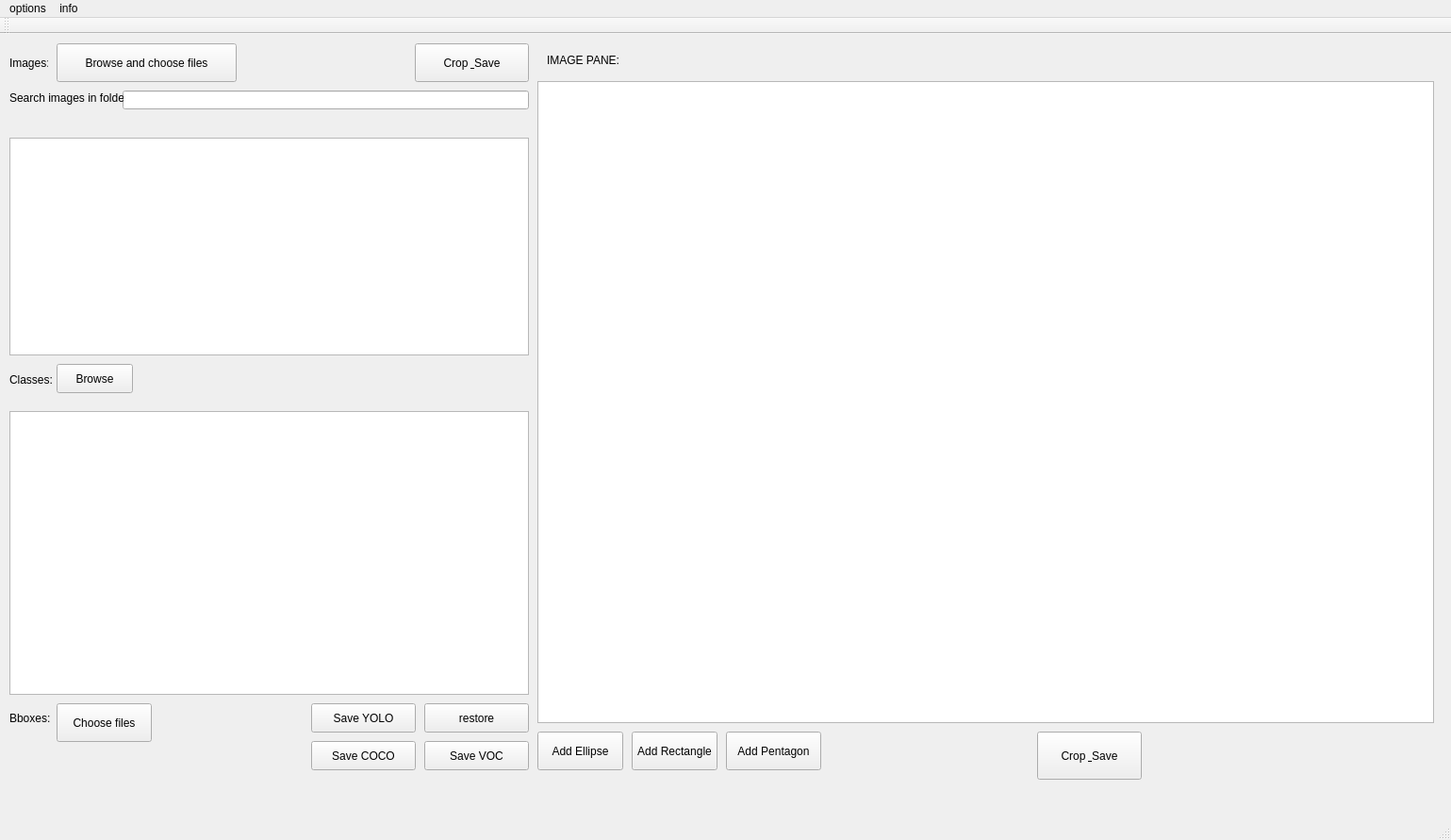
<?xml version="1.0" encoding="UTF-8"?>
<ui version="4.0">
 <class>MainWindow</class>
 <widget class="QMainWindow" name="MainWindow">
  <property name="geometry">
   <rect>
    <x>0</x>
    <y>0</y>
    <width>1539</width>
    <height>891</height>
   </rect>
  </property>
  <property name="windowTitle">
   <string>MainWindow</string>
  </property>
  <widget class="QWidget" name="centralWidget">
   <widget class="QPushButton" name="pushButton_2">
    <property name="geometry">
     <rect>
      <x>330</x>
      <y>710</y>
      <width>111</width>
      <height>31</height>
     </rect>
    </property>
    <property name="text">
     <string>Save YOLO</string>
    </property>
   </widget>
   <widget class="QPushButton" name="pushButton_3">
    <property name="geometry">
     <rect>
      <x>450</x>
      <y>710</y>
      <width>111</width>
      <height>31</height>
     </rect>
    </property>
    <property name="text">
     <string>restore</string>
    </property>
   </widget>
   <widget class="QLabel" name="label">
    <property name="geometry">
     <rect>
      <x>10</x>
      <y>20</y>
      <width>41</width>
      <height>21</height>
     </rect>
    </property>
    <property name="text">
     <string>Images:</string>
    </property>
   </widget>
   <widget class="QPushButton" name="pushButton_4">
    <property name="geometry">
     <rect>
      <x>1100</x>
      <y>740</y>
      <width>111</width>
      <height>51</height>
     </rect>
    </property>
    <property name="text">
     <string>Crop &amp; Save</string>
    </property>
   </widget>
   <widget class="QLineEdit" name="lineEdit">
    <property name="geometry">
     <rect>
      <x>130</x>
      <y>60</y>
      <width>431</width>
      <height>20</height>
     </rect>
    </property>
   </widget>
   <widget class="QLabel" name="label_2">
    <property name="geometry">
     <rect>
      <x>10</x>
      <y>60</y>
      <width>121</width>
      <height>16</height>
     </rect>
    </property>
    <property name="text">
     <string>Search images in folder:</string>
    </property>
   </widget>
   <widget class="QLabel" name="label_3">
    <property name="geometry">
     <rect>
      <x>10</x>
      <y>360</y>
      <width>47</width>
      <height>13</height>
     </rect>
    </property>
    <property name="text">
     <string>Classes:</string>
    </property>
   </widget>
   <widget class="QPushButton" name="pushButton_5">
    <property name="geometry">
     <rect>
      <x>60</x>
      <y>350</y>
      <width>81</width>
      <height>31</height>
     </rect>
    </property>
    <property name="text">
     <string>Browse</string>
    </property>
   </widget>
   <widget class="QLabel" name="label_4">
    <property name="geometry">
     <rect>
      <x>10</x>
      <y>710</y>
      <width>61</width>
      <height>31</height>
     </rect>
    </property>
    <property name="text">
     <string>Bboxes:</string>
    </property>
   </widget>
   <widget class="QPushButton" name="pushButton_6">
    <property name="geometry">
     <rect>
      <x>60</x>
      <y>710</y>
      <width>101</width>
      <height>41</height>
     </rect>
    </property>
    <property name="text">
     <string>Choose files</string>
    </property>
   </widget>
   <widget class="QLabel" name="label_5">
    <property name="geometry">
     <rect>
      <x>580</x>
      <y>20</y>
      <width>91</width>
      <height>16</height>
     </rect>
    </property>
    <property name="text">
     <string>IMAGE PANE:</string>
    </property>
   </widget>
   <widget class="QPushButton" name="pushButton_7">
    <property name="geometry">
     <rect>
      <x>60</x>
      <y>10</y>
      <width>191</width>
      <height>41</height>
     </rect>
    </property>
    <property name="text">
     <string>Browse and choose files</string>
    </property>
   </widget>
   <widget class="QPushButton" name="pushButton_8">
    <property name="geometry">
     <rect>
      <x>440</x>
      <y>10</y>
      <width>121</width>
      <height>41</height>
     </rect>
    </property>
    <property name="text">
     <string>Crop &amp; Save</string>
    </property>
   </widget>
   <widget class="QListWidget" name="listWidget">
    <property name="geometry">
     <rect>
      <x>10</x>
      <y>110</y>
      <width>551</width>
      <height>231</height>
     </rect>
    </property>
   </widget>
   <widget class="QPushButton" name="pushButton">
    <property name="geometry">
     <rect>
      <x>330</x>
      <y>750</y>
      <width>111</width>
      <height>31</height>
     </rect>
    </property>
    <property name="text">
     <string>Save COCO</string>
    </property>
   </widget>
   <widget class="QPushButton" name="pushButton_9">
    <property name="geometry">
     <rect>
      <x>450</x>
      <y>750</y>
      <width>111</width>
      <height>31</height>
     </rect>
    </property>
    <property name="text">
     <string>Save VOC</string>
    </property>
   </widget>
   <widget class="QListView" name="listView">
    <property name="geometry">
     <rect>
      <x>10</x>
      <y>400</y>
      <width>551</width>
      <height>301</height>
     </rect>
    </property>
    <property name="alternatingRowColors">
     <bool>true</bool>
    </property>
   </widget>
   <widget class="QPushButton" name="pushButton_10">
    <property name="geometry">
     <rect>
      <x>570</x>
      <y>740</y>
      <width>91</width>
      <height>41</height>
     </rect>
    </property>
    <property name="text">
     <string>Add Ellipse</string>
    </property>
   </widget>
   <widget class="QPushButton" name="pushButton_11">
    <property name="geometry">
     <rect>
      <x>670</x>
      <y>740</y>
      <width>91</width>
      <height>41</height>
     </rect>
    </property>
    <property name="text">
     <string>Add Rectangle</string>
    </property>
   </widget>
   <widget class="QPushButton" name="pushButton_12">
    <property name="geometry">
     <rect>
      <x>770</x>
      <y>740</y>
      <width>101</width>
      <height>41</height>
     </rect>
    </property>
    <property name="text">
     <string>Add Pentagon</string>
    </property>
   </widget>
   <widget class="QGraphicsView" name="graphicsView">
    <property name="geometry">
     <rect>
      <x>570</x>
      <y>50</y>
      <width>951</width>
      <height>681</height>
     </rect>
    </property>
   </widget>
  </widget>
  <widget class="QMenuBar" name="menuBar">
   <property name="geometry">
    <rect>
     <x>0</x>
     <y>0</y>
     <width>1539</width>
     <height>21</height>
    </rect>
   </property>
   <widget class="QMenu" name="menuEXIT">
    <property name="title">
     <string>options</string>
    </property>
    <addaction name="actionExit"/>
   </widget>
   <widget class="QMenu" name="menuinfo">
    <property name="title">
     <string>info</string>
    </property>
    <addaction name="actionread_me_2"/>
    <addaction name="actionabout_2"/>
   </widget>
   <addaction name="menuEXIT"/>
   <addaction name="menuinfo"/>
  </widget>
  <widget class="QToolBar" name="mainToolBar">
   <attribute name="toolBarArea">
    <enum>TopToolBarArea</enum>
   </attribute>
   <attribute name="toolBarBreak">
    <bool>false</bool>
   </attribute>
  </widget>
  <widget class="QStatusBar" name="statusBar"/>
  <action name="actionExit">
   <property name="icon">
    <iconset resource="resources.qrc">
     <normaloff>:/imgs/honklhonk.jpg</normaloff>:/imgs/honklhonk.jpg</iconset>
   </property>
   <property name="text">
    <string>Exit</string>
   </property>
  </action>
  <action name="actionread_me">
   <property name="text">
    <string>read me</string>
   </property>
  </action>
  <action name="actionabout">
   <property name="text">
    <string>about</string>
   </property>
  </action>
  <action name="actionread_me_2">
   <property name="text">
    <string>read me</string>
   </property>
  </action>
  <action name="actionabout_2">
   <property name="text">
    <string>about</string>
   </property>
  </action>
 </widget>
 <layoutdefault spacing="6" margin="11"/>
 <resources>
  <include location="resources.qrc"/>
 </resources>
 <connections/>
</ui>
